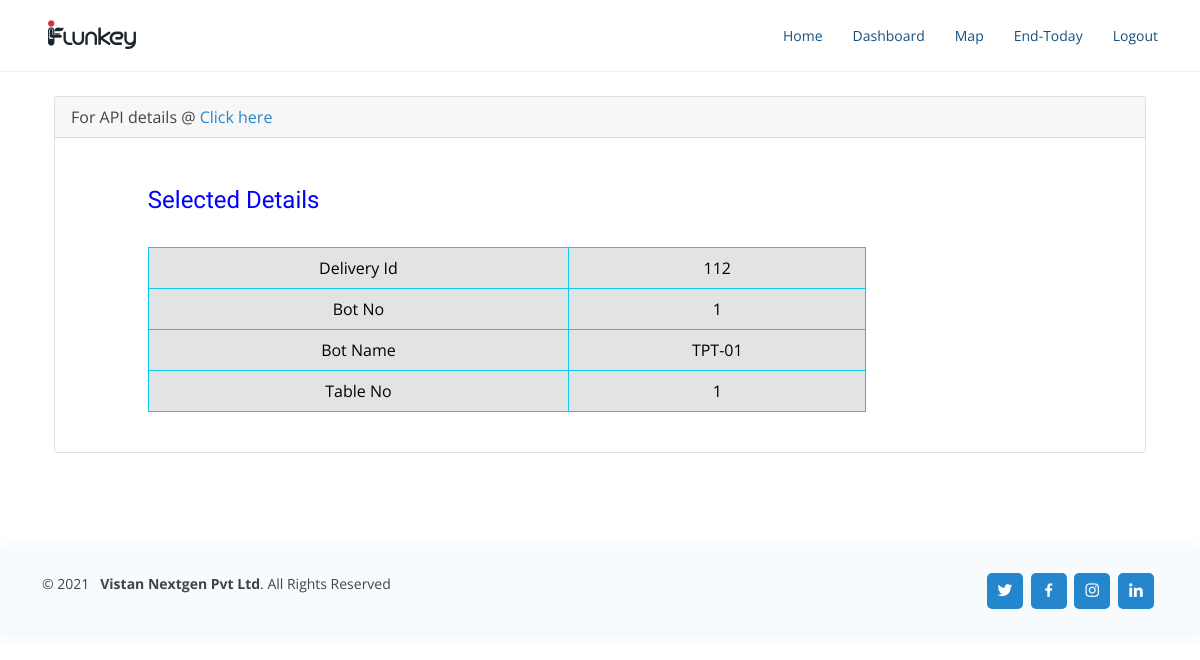
The app's page /success/, older data.
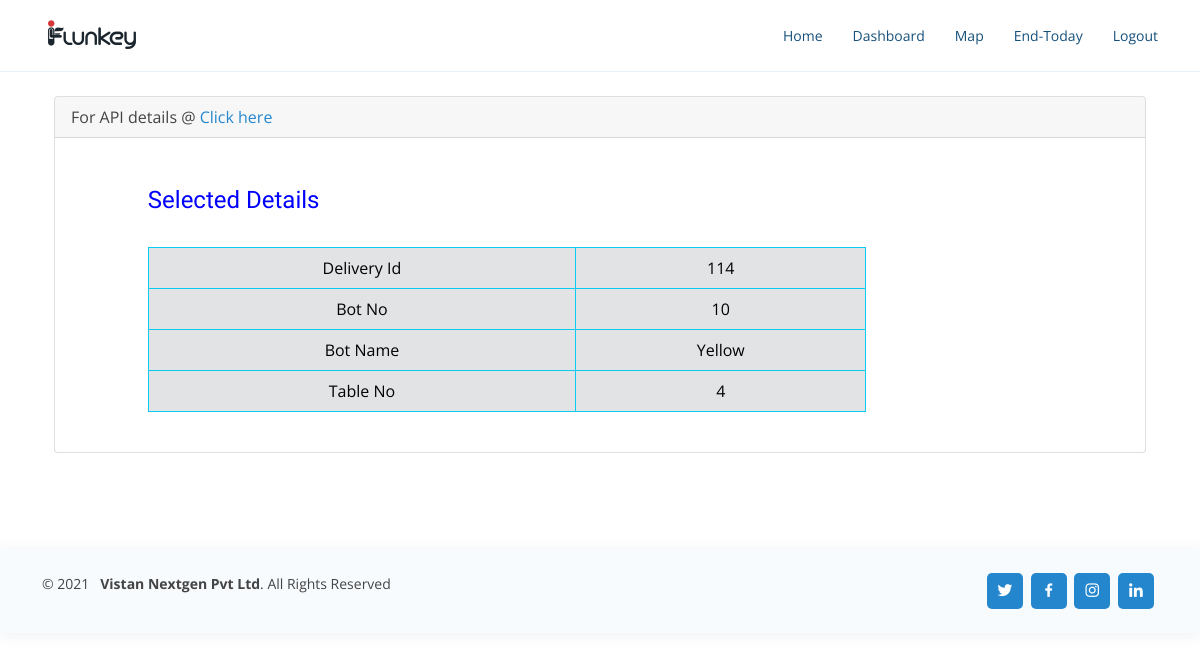
The same page, newer data.
### api/models.py (models this page shows, shortened)
class FinalDelivery(models.Model):
    bot_no = models.IntegerField()
    bot_name = models.CharField(max_length = 100)
    table_no = models.IntegerField()
    ip = models.CharField(max_length = 30)
    port = models.IntegerField()
    food_type = models.CharField(max_length=30, null = True, blank = True)
    speed_of_the_bot = models.IntegerField(null = True, blank = True)
    created_at = models.DateTimeField(auto_now_add = True)
    food_delivered = models.BooleanField(default = True)
    time = models.DecimalField(max_digits=50, decimal_places=6, default = 0)
    class Meta:
        verbose_name = 'Final Delivery'
        verbose_name_plural = 'Final Deliveries'

### api/views.py (the view)
# urls.py: path('success/', views.DisplayOP, name = 'display-op'),
def DisplayOP(request):
    d = FinalDelivery.objects.latest('pk')
    return render(request, 'api/op.html', {'d':d})

### api/templates/api/op.html (shortened to what this page needs)
{% extends 'api/base.html' %}
{% block content %}
{% if d %}
<div class="container">
    <div class="container">
        <div class="card">
            <div class="card-header">For API details @ <a href="/latest">Click here</a></div>
            <br>
            <div class="card-info text-center" style="color: Blue;">
                <div class="row">
                    <div class="col-1">
                    </div>
                    <div class="col-8"><br>
                        <h4 style="text-align: left;">Selected Details</h4> <br>
                        <table class="table table-bordered table-secondary border-info ">
                            <tr>
                                <td>Delivery Id</td>
                                <td>{{d.id}}</td>
                            </tr>
                            <tr>
                                <td>Bot No</td>
                                <td>{{d.bot_no}}</td>
                            </tr>
                            <tr>
                                <td>Bot Name</td>
                                <td>{{d.bot_name}}</td>
                            </tr>
                            <tr>
                                <td>Table No</td>
                                <td>{{d.table_no}}</td>
                            </tr>
                        </table><br>
                    </div>
                    <div class="col-3">
                    </div>
                </div>
            </div>
        </div>
    </div>
</div>
{% endif %}
{% endblock %}

Row changes from the older to the newer data that the page shows:
no longer on this page (row unchanged): FinalDelivery: id "112", bot_no "1", bot_name "TPT-01", table_no "1"
added FinalDelivery: id "114", bot_no "10", bot_name "Yellow", table_no "4"
